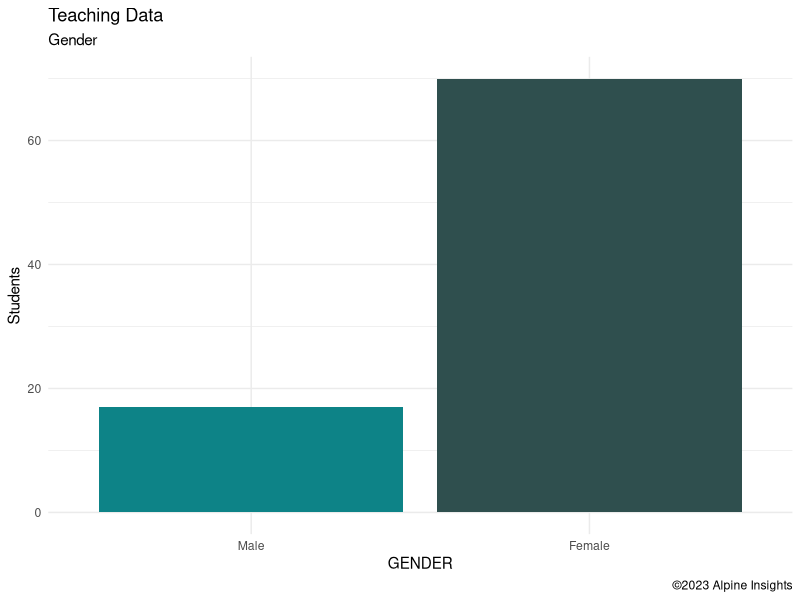
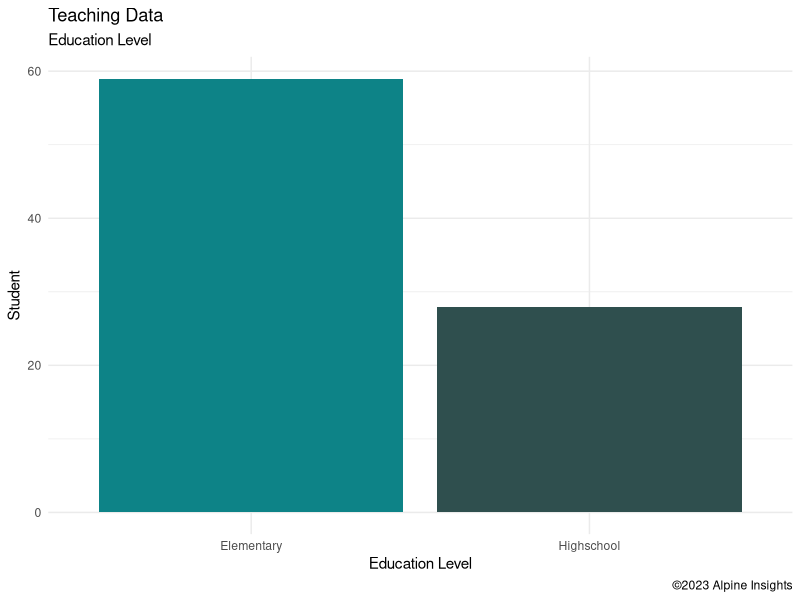
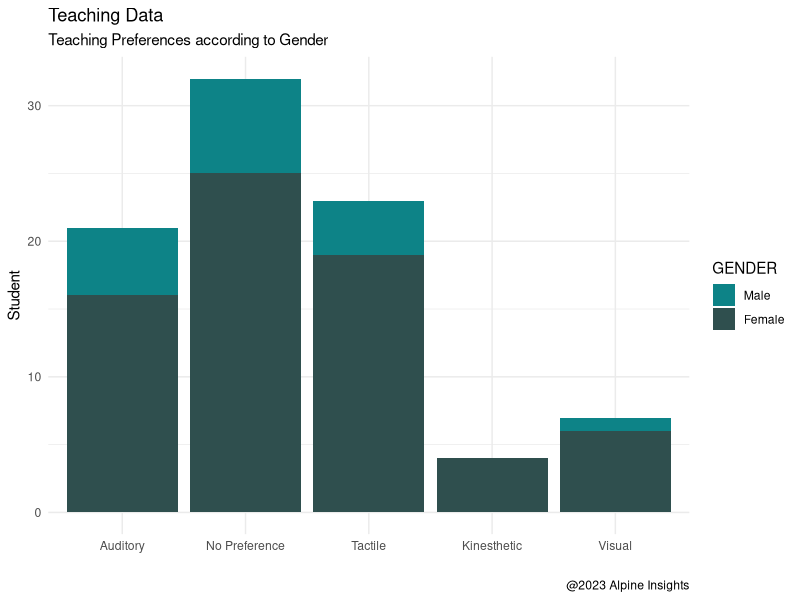
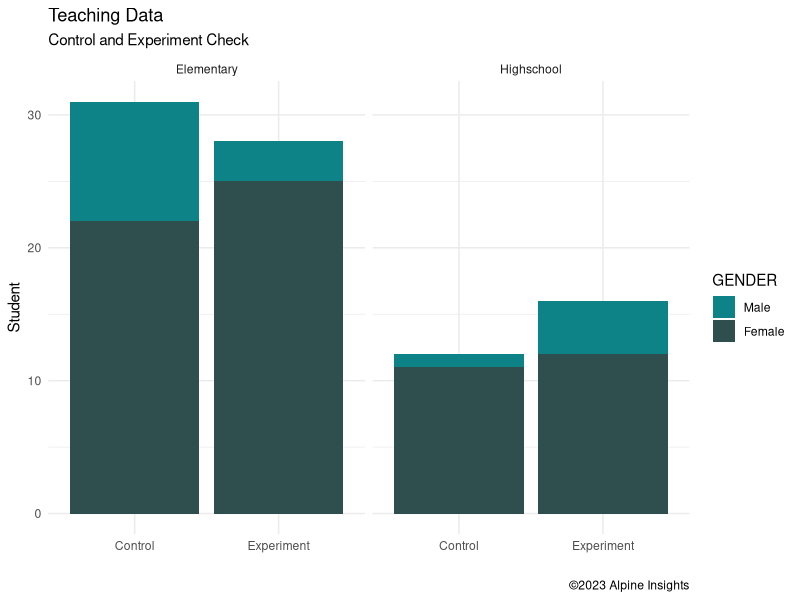
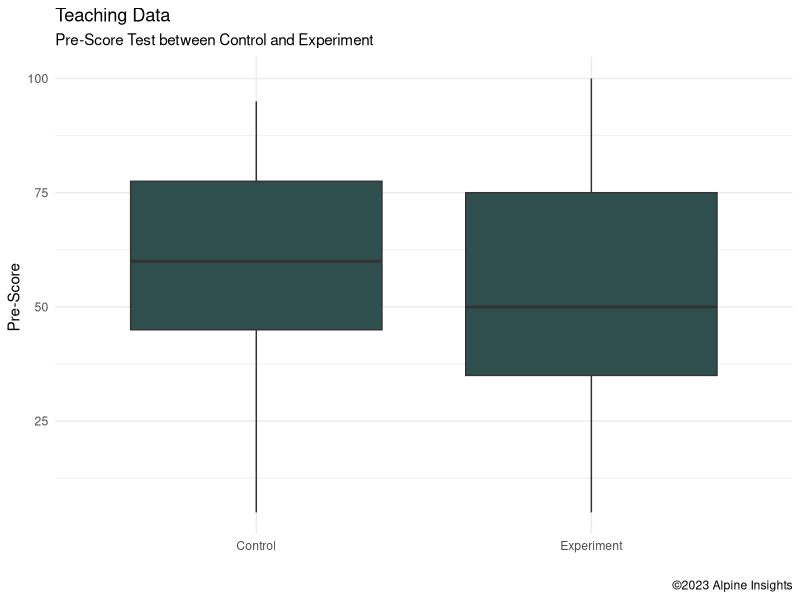
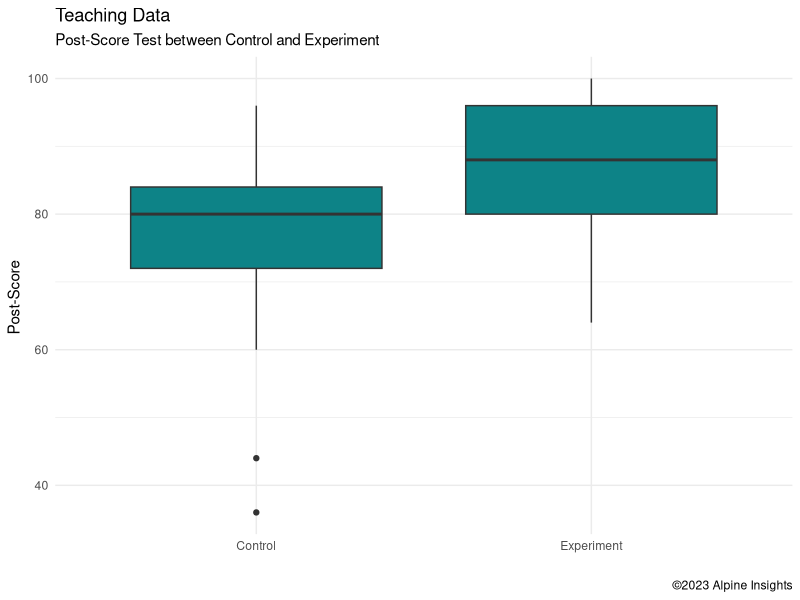
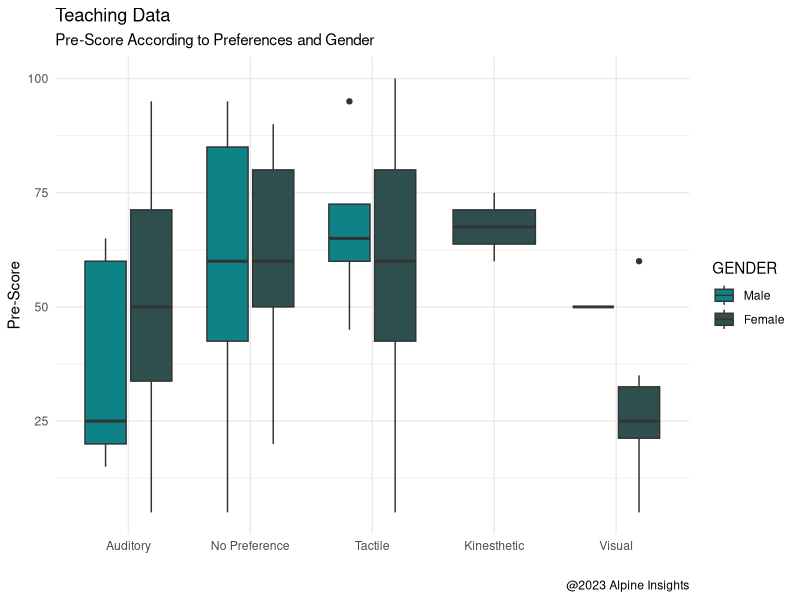
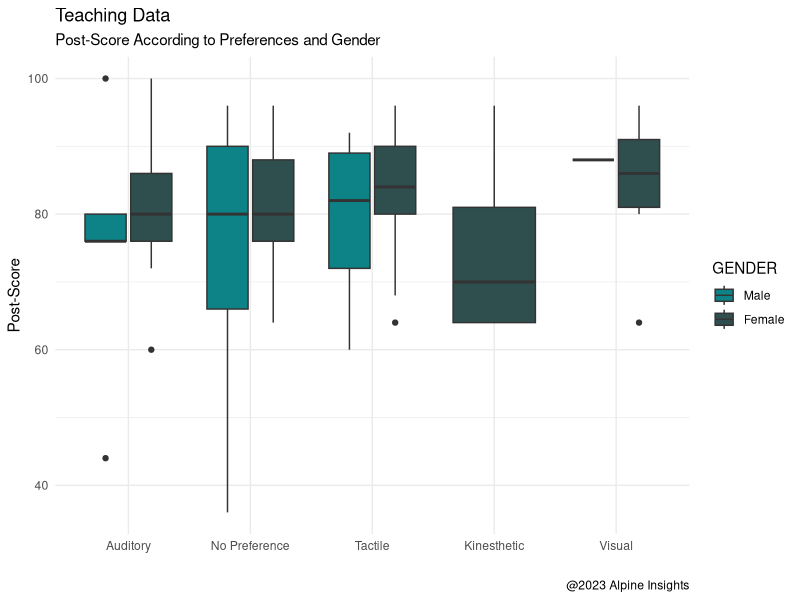

R code for these plots, in order:
## ---- chunk 1
knitr::opts_chunk$set(echo = TRUE)
## ---- chunk 2
library(tidyverse)
library(ggplot2)

# LOAD DATA
teaching <- readxl::read_excel('Bteaching.xls')
# CONVERT DATAFRAME
teaching <- data.frame(teaching)
# CHANGING LABELS AND FACTORS
teaching$GROUP <- factor(teaching$GROUP, level = c('C', 'E'), labels = c('Control', 'Experiment'))
teaching$GENDER <- factor(teaching$GENDER, level = c('M', 'F'), labels =  c('Male', 'Female'))
# Don't need this teaching$TAUGHT <- factor(ifelse(teaching$PREF == 'N' | teaching$GROUP == 'Control', 'TR', teaching$PREF), level = c('TR', 'A', 'T', 'K', 'V'), labels = c('Traditional', 'Auditory', 'Tactile', 'Kinesthetic', 'Visual'))
teaching$PREF <- factor(teaching$PREF, level = c('A', 'N', 'T', 'K', 'V'), labels = c('Auditory', 'No Preference', 'Tactile', 'Kinesthetic', 'Visual')) # get understandable labels
teaching$SLEVEL <- factor(teaching$SLEVEL, level = c('E', 'H'), labels = c('Elementary', 'Highschool'))


## ---- chunk 3

ggplot(teaching) +
 aes(x = GENDER, fill = GENDER) +
 geom_bar() +
 scale_fill_manual(values = c(Male = "#0D8387", 
Female = "#2F4F4E")) +
 labs(y = "Students", title = "Teaching Data", subtitle = "Gender ", caption = "©2023 Alpine Insights") +
 theme_minimal() + theme(legend.position = "none")     

## ---- chunk 4

ggplot(teaching) +
 aes(x = SLEVEL, fill = SLEVEL) +
 geom_bar() +
 scale_fill_manual(values = c(Elementary = "#0D8387", 
Highschool = "#2F4F4E")) +
 labs(y = "Student", title = "Teaching Data", subtitle = "Education Level ", caption = "©2023 Alpine Insights") +
 theme_minimal() + theme(legend.position = "none")  + xlab("Education Level")

## ---- chunk 5

ggplot(teaching) +
 aes(x = PREF, fill = GENDER) +
 geom_bar() +
 scale_fill_manual(values = c(Male = "#0D8387", 
Female = "#2F4F4E")) +
 labs(x = "TEACHING PREFERENCES", y = "Student", title = "Teaching Data", subtitle = "Teaching Preferences according to Gender",
 caption = "@2023 Alpine Insights", fill = "GENDER") +
 theme_minimal()+ xlab("") 

## ---- chunk 6

ggplot(teaching) +
 aes(x = GROUP, fill = GENDER) +
 geom_bar() +
 scale_fill_manual(values = c(Male = "#0D8387", 
Female = "#2F4F4E")) +
 labs(y = "Student", title = "Teaching Data", subtitle = "Control and Experiment Check", 
 caption = "©2023 Alpine Insights") +
 theme_minimal() +
 facet_wrap(vars(SLEVEL))+ xlab("") 

## ---- chunk 7

ggplot(teaching) +
 aes(x = GROUP, y = PRE) +
 geom_boxplot(fill = "#2F4F4E") +
 labs(x = "GROUP", y = "Pre-Score ", 
 title = "Teaching Data", subtitle = "Pre-Score Test between Control and Experiment", caption = "©2023 Alpine Insights") +
 theme_minimal() + xlab("") 

ggplot(teaching) +
 aes(x = GROUP, y = POST) +
 geom_boxplot(fill = "#0D8387") +
 labs(x = "GROUP", y = "Post-Score ", 
 title = "Teaching Data", subtitle = "Post-Score Test between Control and Experiment", caption = "©2023 Alpine Insights") +
 theme_minimal()+ xlab("") 


## ---- chunk 8

ggplot(teaching) +
 aes(x = PREF, y = PRE, fill = GENDER) +
 geom_boxplot() +
 scale_fill_manual(values = c(Male = "#0D8387", 
Female = "#2F4F4E")) +
 labs(y = "Pre-Score", title = "Teaching Data", subtitle = "Pre-Score According to Preferences and Gender", 
 caption = "@2023 Alpine Insights") +
 theme_minimal()+ xlab("") 

ggplot(teaching) +
 aes(x = PREF, y = POST, fill = GENDER) +
 geom_boxplot() +
 scale_fill_manual(values = c(Male = "#0D8387", 
Female = "#2F4F4E")) +
 labs(y = "Post-Score", title = "Teaching Data", subtitle = "Post-Score According to Preferences and Gender", 
 caption = "@2023 Alpine Insights") +
 theme_minimal()+ xlab("") 

## ---- chunk 9


ggplot(teaching) +
 aes(x = SESSION, y = POST, fill = GROUP) +
 geom_boxplot() +
 scale_fill_manual(values = c(Control = "#0D8387", 
Experiment = "#2F4F4E")) +
 labs(y = "Post-Score", title = "Data Teaching", subtitle = "Post-Score according to Session and Group", 
 caption = "@2023 Alpine Insights") +
 theme_minimal() +
 facet_wrap(vars(GROUP)) + theme(legend.position = "none") 


